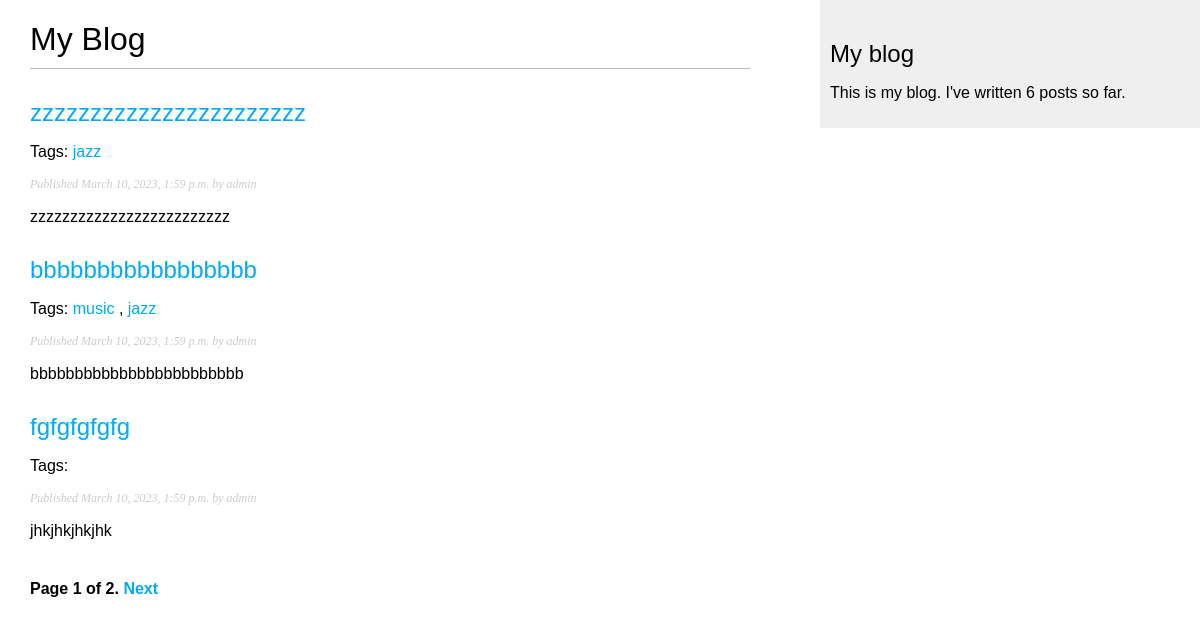
Screenshot of /blog/ with the database file from the repository.
### blog/models.py (models this page shows, shortened)
class Post(models.Model):
    class Status(models.TextChoices):
        DRAFT = 'DF', 'Draft'
        PUBLISHED = 'PB', 'Published'
    title = models.CharField(max_length=250)
    slug = models.SlugField(max_length=250,
                            unique_for_date='publish')
    author = models.ForeignKey(User,
                               on_delete=models.CASCADE,
                               related_name='blog_posts')
    body = models.TextField()
    publish = models.DateTimeField(default=timezone.now)
    created = models.DateTimeField(auto_now_add=True)
    updated = models.DateTimeField(auto_now=True)
    status = models.CharField(max_length=2,
                              choices=Status.choices,
                              default=Status.DRAFT)
    objects = models.Manager() # The default manager.
    published = PublishedManager() # Our custom manager.
    tags = TaggableManager()
    class Meta:
        ordering = ['-publish']
        indexes = [
            models.Index(fields=['-publish']),
        ]
    def get_absolute_url(self):
        return reverse('blog:post_detail',
                       args=[self.publish.year,
                             self.publish.month,
                             self.publish.day,
                             self.slug])

### blog/views.py (the view)
# urls.py: path('', views.post_list, name='post_list'),
def post_list(request, tag_slug=None):
    post_list = Post.published.all()
    tag = None
    if tag_slug:
        tag = get_object_or_404(Tag, slug=tag_slug)
        post_list = post_list.filter(tags__in=[tag])
    paginator = Paginator(post_list, 3)
    page_number = request.GET.get('page', 1)
    try:
        posts = paginator.page(page_number)
    except PageNotAnInteger:
        posts = paginator.page(1)
    except EmptyPage:
        posts = paginator.page(paginator.num_pages)
    return render(request,
                 'blog/post/list.html',
                 {'posts': posts,'tag': tag})

### blog/models.py (called while the page is built)
    def get_queryset(self):
        return super().get_queryset()\
                      .filter(status=Post.Status.PUBLISHED)

### blog/templatetags/blog_tags.py (called while the page is built)
@register.simple_tag
def total_posts():
    return Post.published.count()

### blog/templates/blog/post/list.html (shortened to what this page needs)
{% extends "blog/base.html" %}
{% block content %}
    <h1>My Blog</h1>
    {% for post in posts %}
        <h2>
        <a href="{{ post.get_absolute_url }}">
            {{ post.title }}
        </a>
        </h2>
        <p class="tags">
             Tags:
            {% for tag in post.tags.all %}
                <a href="{% url "blog:post_list_by_tag" tag.slug %}">
            {{ tag.name }}
                </a>
            {% if not forloop.last %}, {% endif %}
            {% endfor %}
        </p>
        <p class="date">
            Published {{ post.publish }} by {{ post.author }}
        </p>
        {{ post.body|truncatewords:30|linebreaks }}
    {% endfor %}
    {% include "pagination.html" with page=posts %}
{% endblock %}

### blog/templates/blog/base.html (shortened to what this page needs)
{% load blog_tags %}
{% load static %}
<!DOCTYPE html>
<html>
<head>
    <link href="{% static "css/blog.css" %}" rel="stylesheet">
</head>
<body>
    <div id="content">
        {% block content %}
        {% endblock %}
    </div>
    <div id="sidebar">
        <h2>My blog</h2>
        <p>
            This is my blog.
            I've written {% total_posts %} posts so far.
        </p>
    </div>
</body>
</html>

### blog/templates/pagination.html (shortened to what this page needs)
<div class="pagination">
    <span class="step-links">
      <span class="current">
        Page {{ page.number }} of {{ page.paginator.num_pages }}.
      </span>
      {% if page.has_next %}
        <a href="?page={{ page.next_page_number }}">Next</a>
      {% endif %}
    </span>
  </div>

### blog/static/css/blog.css (style rules this page uses)
body { margin:0; padding:0; font-family:helvetica, sans-serif; }
a { color:#00abff; text-decoration:none; }
h1 { font-weight:normal; border-bottom:1px solid #bbb; padding:0 0 10px 0; }
h2 { font-weight:normal; margin:30px 0 0; }
#content { float:left; width:60%; padding:0 0 0 30px; }
#sidebar { float:right; width:30%; padding:10px; background:#efefef; height:100%; }
p.date { color:#ccc; font-family: georgia, serif; font-size: 12px; font-style: italic; }
.pagination { margin:40px 0; font-weight:bold; }

### rows the page displays
Post: title "zzzzzzzzzzzzzzzzzzzzzzz", publish "March 10, 2023, 1:59 p.m.", author "admin", body "zzzzzzzzzzzzzzzzzzzzzzzzz"
Tag: name "jazz"
Post: title "bbbbbbbbbbbbbbbbb", publish "March 10, 2023, 1:59 p.m.", author "admin", body "bbbbbbbbbbbbbbbbbbbbbbbb"
Tag: name "music"
Post: title "fgfgfgfgfg", publish "March 10, 2023, 1:59 p.m.", author "admin", body "jhkjhkjhkjhk"

### other values shown
{{ page.number }} "1"
{{ page.paginator.num_pages }} "2"
